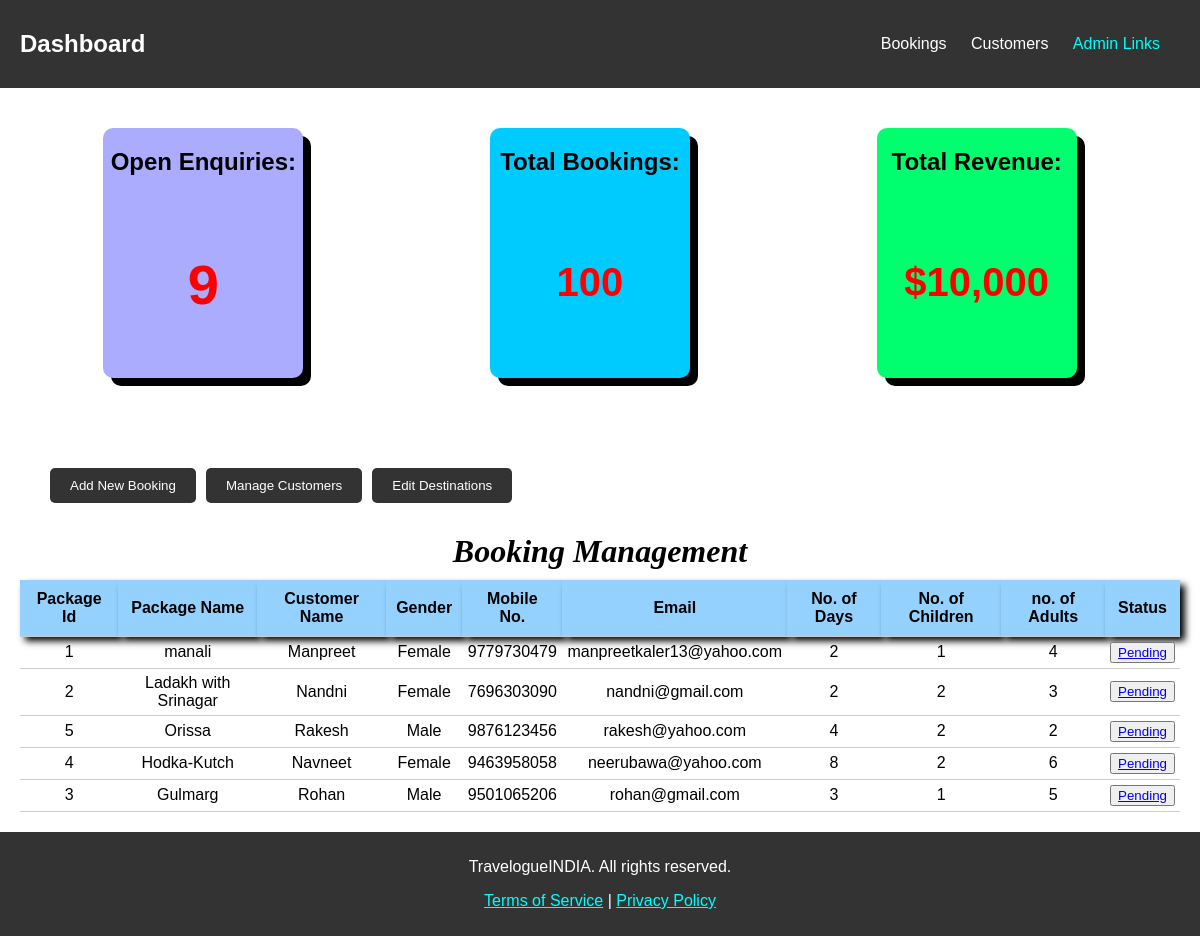
The app's page /dashboard.php (signed in) with its own data.
### tables this page shows
CREATE TABLE IF NOT EXISTS `enquiry` (
  `Enquiryid` int(50) NOT NULL AUTO_INCREMENT,
  `Packageid` int(50) NOT NULL,
  `Name` varchar(200) NOT NULL,
  `Gender` varchar(20) NOT NULL,
  `Mobileno` varchar(20) NOT NULL,
  `Email` varchar(50) NOT NULL,
  `NoofDays` int(50) NOT NULL,
  `Child` int(50) NOT NULL,
  `Adults` int(50) NOT NULL,
  `Message` varchar(900) NOT NULL,
  `Statusfield` varchar(200) NOT NULL,
  PRIMARY KEY (`Enquiryid`)
);

CREATE TABLE IF NOT EXISTS `package` (
  `Packid` int(200) NOT NULL AUTO_INCREMENT,
  `Packname` varchar(1000) NOT NULL,
  `Category` int(200) NOT NULL,
  `Subcategory` int(200) NOT NULL,
  `Packprice` int(200) NOT NULL,
  `Pic1` varchar(8000) NOT NULL,
  `Pic2` varchar(8000) NOT NULL,
  `Pic3` varchar(8000) NOT NULL,
  `Detail` varchar(8000) NOT NULL,
  PRIMARY KEY (`Packid`)
);

### dashboard.php (the view, shortened to what this page needs)
<!DOCTYPE html>
<html lang="en">
<head>
</head>
<?php include('function.php'); ?>
<body>
  <header>
  <h2>Dashboard</h2><nav>
      <ul>
        <li><a href="#">Bookings</a></li>
        <li><a href="#">Customers</a></li>
        <li><a href="index.php" style="color:#00fffa;">Admin Links</a></li>
      </ul>
    </nav>
  </header>
  <?php
$sql = "SELECT COUNT(*) AS open_count FROM enquiry WHERE statusfield = 'pending'";
$result = mysqli_query($conn, $sql);
if ($result) {
    $row = mysqli_fetch_assoc($result);
    $openCount = $row['open_count'];
} else {
    $openCount = 0;
}
?>
<section class="quick-actions">
    <div class="open-enquiries">
        <h2>Open Enquiries: </h2>
        <h1><?php echo $openCount; ?></h1>
</div>
    <div class="open-enquiries1">
    <h2>Total Bookings:</h2>
    <h1> 100</h1>
</div>
    <div class="open-enquiries2">
    <h2>Total Revenue:</h2>
    <h1> $10,000</h1>
</div>
</section>
  <main>
    <section class="quick">
      <button>Add New Booking</button>
      <button>Manage Customers</button>
      <button>Edit Destinations</button>
    </section>
    <section class="booking-management">
      <h2>Booking Management</h2>
      <table border="0">
        <thead>
          <tr>
            <th> Package Id</th>
            <th>Package Name</th>
            <th>Customer Name</th>
            <th>Gender</th>
            <th>Mobile No.</th>
            <th>Email</th>
            <th>No. of Days</th>
            <th>No. of Children</th>
            <th>no. of Adults</th>
            <th>Status </th>
        </thead>
        <tbody style="text-align:center;">
          <form method="post">
<?php
$s="select * from enquiry,package where enquiry.Packageid=package.Packid";
$result=mysqli_query($conn,$s);
while($data=mysqli_fetch_array($result))
{
		echo "
        <tr>
        <td style=' padding:5px;'>$data[1]</td>
        <td style=' padding:5px;'>$data[12]</td>
		<td style=' padding:5px;'>$data[2]</td>
		<td style=' padding:5px;'>$data[3]</td>
		<td style=' padding:5px;'>$data[4]</td>
		<td style=' padding:5px;'>$data[5]</td>
		<td style=' padding:5px;'>$data[6]</td>
		<td style=' padding:5px;'>$data[7]</td>
		<td style=' padding:5px;'>$data[8]</td>
		<td style=' padding:5px;'><button><a href='chstatus.php?eid=$data[0]'>$data[10]</a></button></td>
		</tr>";
}
?>
</table>
</body>
</html>
  <footer>
  <p>TravelogueINDIA. All rights reserved.</p>
    <p><a href="#"style="color: cyan; ">Terms of Service</a> | <a href="#" style="color: cyan; ">Privacy Policy</a></p>
  </footer>
</body>
</html>

### function.php (shortened to what this page needs)
<!DOCTYPE html PUBLIC "-//W3C//DTD XHTML 1.0 Transitional//EN" "http://www.w3.org/TR/xhtml1/DTD/xhtml1-transitional.dtd">
<html xmlns="http://www.w3.org/1999/xhtml">
<head>
</head>
<body>
</body>
</html>

### dashboard.php (style rules this page uses)
body { font-family: Arial, sans-serif; margin: 0; padding: 0; }
header { background-color: #333; color: #fff; padding: 10px 20px; display: flex; justify-content: space-between; align-items: center; }
nav ul { list-style-type: none; margin: 0; padding: 0; }
nav ul li { display: inline; margin-right: 20px; }
nav ul li a { color: #fff; text-decoration: none; }
main { padding: 20px; }
.quick-actions { margin: 20px; display: flex; justify-content: space-around; }
.quick { margin: 30px; display: flex; }
.quick button { padding: 10px 20px; margin-right: 10px; background-color: #333; color: #fff; border: none; border-radius: 5px; cursor: pointer; }
.booking-management h2 { margin-bottom: 10px; display: flex; font-style: italic; font-size: xx-large; font-family: ui-rounded; justify-content: center; }
table { width: 100%; border-collapse: collapse; }
table th, table td { padding: 10px; border-bottom: 1px solid #ccc; }
table th { background-color:#95d1ff; box-shadow: 5px 5px 7px; }
.open-enquiries { height: 250px; width: 200px; background-color: #acacff;; border-radius: 10px; box-shadow: 8px 8px; text-align: center; left: 60px; position: relative; margin: 20px; margin-right: 160px; }
.open-enquiries h1 { color: red; font-size: 3.5em; top: 30px; position: relative; }
.open-enquiries h2 { color:black; }
.open-enquiries1 { height: 250px; width: 200px; background-color: #00cbff; border-radius: 10px; box-shadow: 8px 8px; text-align: center; left: 60px; position: relative; margin: 20px; margin-right: 160px; }
.open-enquiries1 h1 { color: red; font-size: 2.5em; top: 51px; position: relative; }
.open-enquiries1 h2 { color:black; }
.open-enquiries2 { height: 250px; width: 200px; background-color: #00ff6f; border-radius: 10px; box-shadow: 8px 8px; text-align: center; left: 60px; position: relative; margin: 20px; margin-right: 160px; }
.open-enquiries2 h1 { color: red; font-size: 2.5em; top: 51px; position: relative; }
.open-enquiries2 h2 { color:black; }
footer { background-color: #333; color: #fff; padding: 10px 20px; text-align: center; }

### records on screen
enquiry: Packageid "1", Packageid.Packname "manali", Name "Manpreet", Gender "Female", Mobileno "9779730479", Email "manpreetkaler13@yahoo.com", NoofDays "2", Child "1", Adults "4", Statusfield "Pending"
enquiry: Packageid "2", Packageid.Packname "Ladakh with Srinagar", Name "Nandni", Gender "Female", Mobileno "7696303090", Email "nandni@gmail.com", NoofDays "2", Child "2", Adults "3", Statusfield "Pending"
enquiry: Packageid "5", Packageid.Packname "Orissa", Name "Rakesh", Gender "Male", Mobileno "9876123456", Email "rakesh@yahoo.com", NoofDays "4", Child "2", Adults "2", Statusfield "Pending"
enquiry: Packageid "4", Packageid.Packname "Hodka-Kutch", Name "Navneet", Gender "Female", Mobileno "9463958058", Email "neerubawa@yahoo.com", NoofDays "8", Child "2", Adults "6", Statusfield "Pending"
enquiry: Packageid "3", Packageid.Packname "Gulmarg", Name "Rohan", Gender "Male", Mobileno "9501065206", Email "rohan@gmail.com", NoofDays "3", Child "1", Adults "5", Statusfield "Pending"

### other values on screen
$openCount "9"
